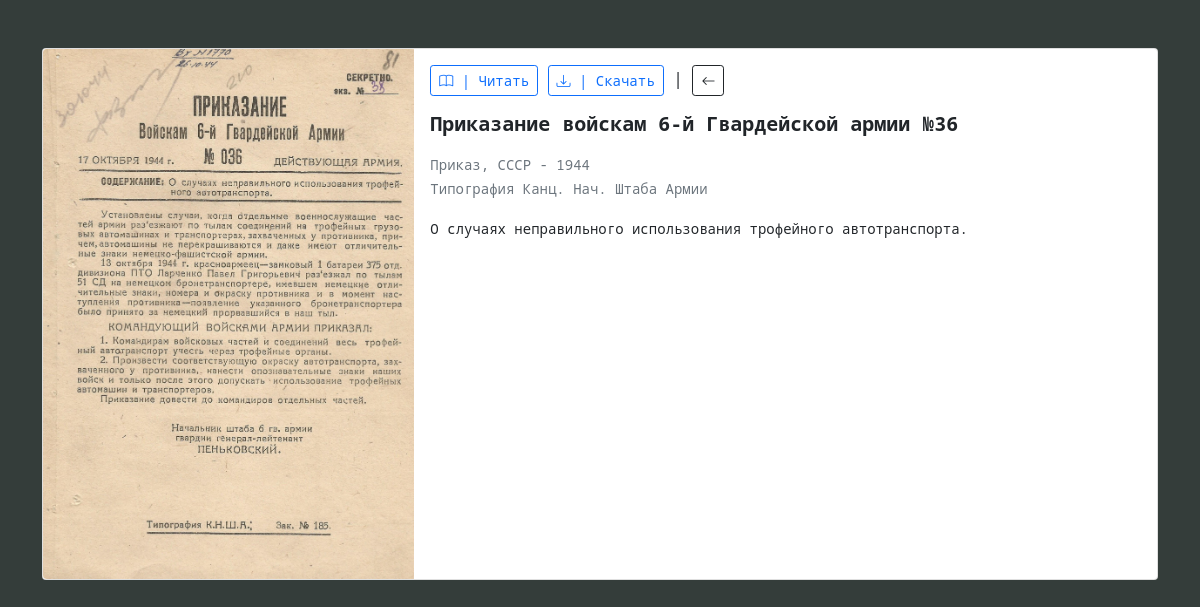
/docs/9/, run on the app's committed database.
### main/models.py (models this page shows, shortened)
class Document(models.Model):
    class Meta:
        verbose_name = 'Документ'
        verbose_name_plural = 'Документы'
    title = models.TextField(verbose_name='Название')
    image = models.ImageField(upload_to='images/', verbose_name='Изображение')
    description = models.TextField(verbose_name='Описание', blank=True)
    link = models.CharField(max_length=1000, verbose_name='Ссылка')
    category = models.ForeignKey('Category', on_delete=models.CASCADE, verbose_name='Категория')
    period = models.ForeignKey('Period', on_delete=models.CASCADE, verbose_name='Период')
    country = models.ForeignKey('Country', on_delete=models.CASCADE, verbose_name='Страна', blank=True)
    author = models.CharField(max_length=1000, verbose_name='Автор/издатель', blank=True)
    year = models.CharField(max_length=4, verbose_name='Год издания', blank=True)
    author_user = models.ForeignKey('auth.User', on_delete=models.CASCADE, verbose_name='Автор')
    pub_author_admin = models.CharField(max_length=1000, verbose_name='Автор публикации')
    pub_time_admin = models.DateTimeField(auto_now_add=True, verbose_name='Время публикации')

class Category(models.Model):
    class Meta:
        verbose_name = 'Категория'
        verbose_name_plural = 'Категории'
    name = models.CharField(max_length=100, verbose_name='Название')
    def __str__(self):
        return self.name

class Country(models.Model):
    class Meta:
        verbose_name = 'Страна'
        verbose_name_plural = 'Страны'
    name = models.CharField(max_length=100, verbose_name='Название')
    def __str__(self):
        return self.name

### main/views.py (the view)
# urls.py: path('docs/<int:pk>/', views.DocsDetailView.as_view(), name='docs-detail'),
class DocsDetailView(DetailView):
    model = Document
    template_name = 'docs_detail.html'

### main/templates/docs_detail.html (shortened to what this page needs)
{% extends '_base.html' %}
{% block main %}
    <div class="container" style="margin-top: 4%">
<div class="card mb-3" style="max-width: 100%;">
  <div class="row g-0">
    <div class="col-md-4">
            <a href="https://drive.google.com/file/d/{{ document.link }}/view" target="_blank"><img src="{{ document.image.url }}" class="img-fluid rounded-start blur-image" alt="{{ document.title }}"></a>
    </div>
    <div class="col-md-8">
      <div class="card-body">
            <p>
                <a href="https://drive.google.com/file/d/{{ document.link }}/view" target="_blank" class="btn btn-outline-primary btn-sm"><i class="bi bi-book"></i> | Читать</a>
                <a href="https://drive.google.com/uc?export=download&id={{ document.link }}" class="btn btn-outline-primary btn-sm"><i class="bi bi-download"></i> | Скачать</a>
                |
            <a href="{% url 'docs' %}" class="btn btn-outline-dark btn-sm"><i class="bi bi-arrow-left"></i></a>
          </p>
          <h5 class="card-title"><p><strong>{{ document.title }}</strong></p></h5>
          <p class="card-text text-muted"><small>{{ document.category }}, {{ document.country }} - {{ document.year }}<br>{{ document.author }}</small></p>
          <p><small>{{ document.description|safe }}</small></p>
      </div>
    </div>
  </div>
</div>
</div>
{% endblock %}

### main/templates/_base.html (style rules this page uses)
body { font-family: 'Noto Sans Mono', monospace !important; background-color: #343d3a !important; }

### data on the page
Document: image (picture), title "Приказание войскам 6-й Гвардейской армии №36", category "Приказ", country "СССР", year "1944", author "Типография Канц. Нач. Штаба Армии", description "О случаях неправильного использования трофейного автотранспорта."
